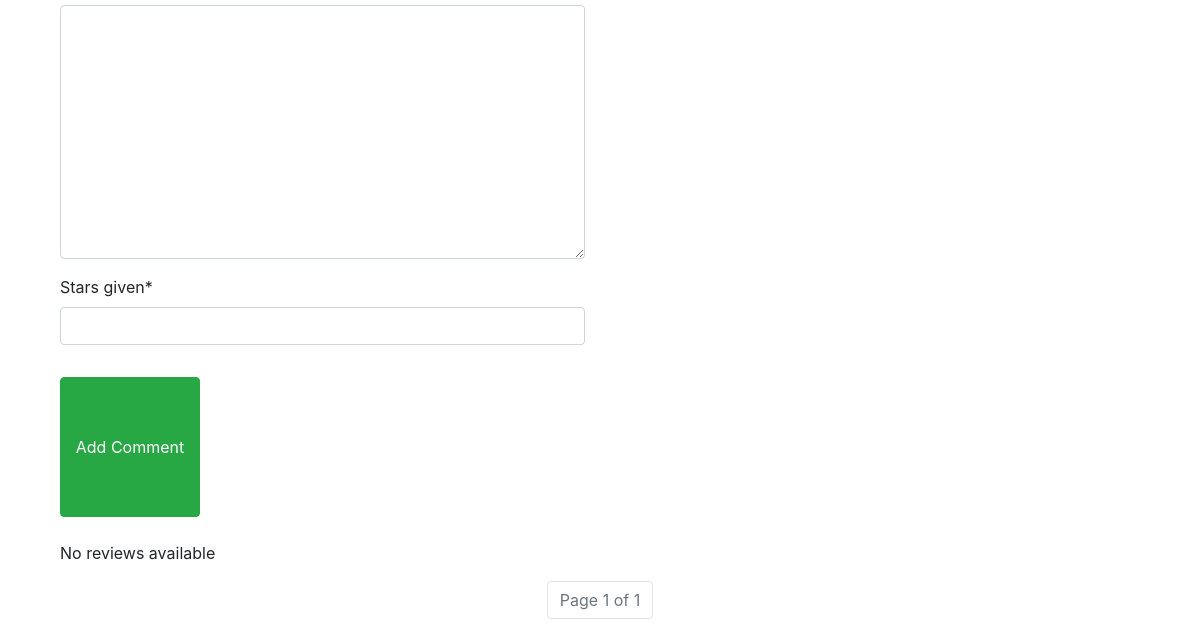
Before: /places/detail/1/ (lower part) with the older database file.
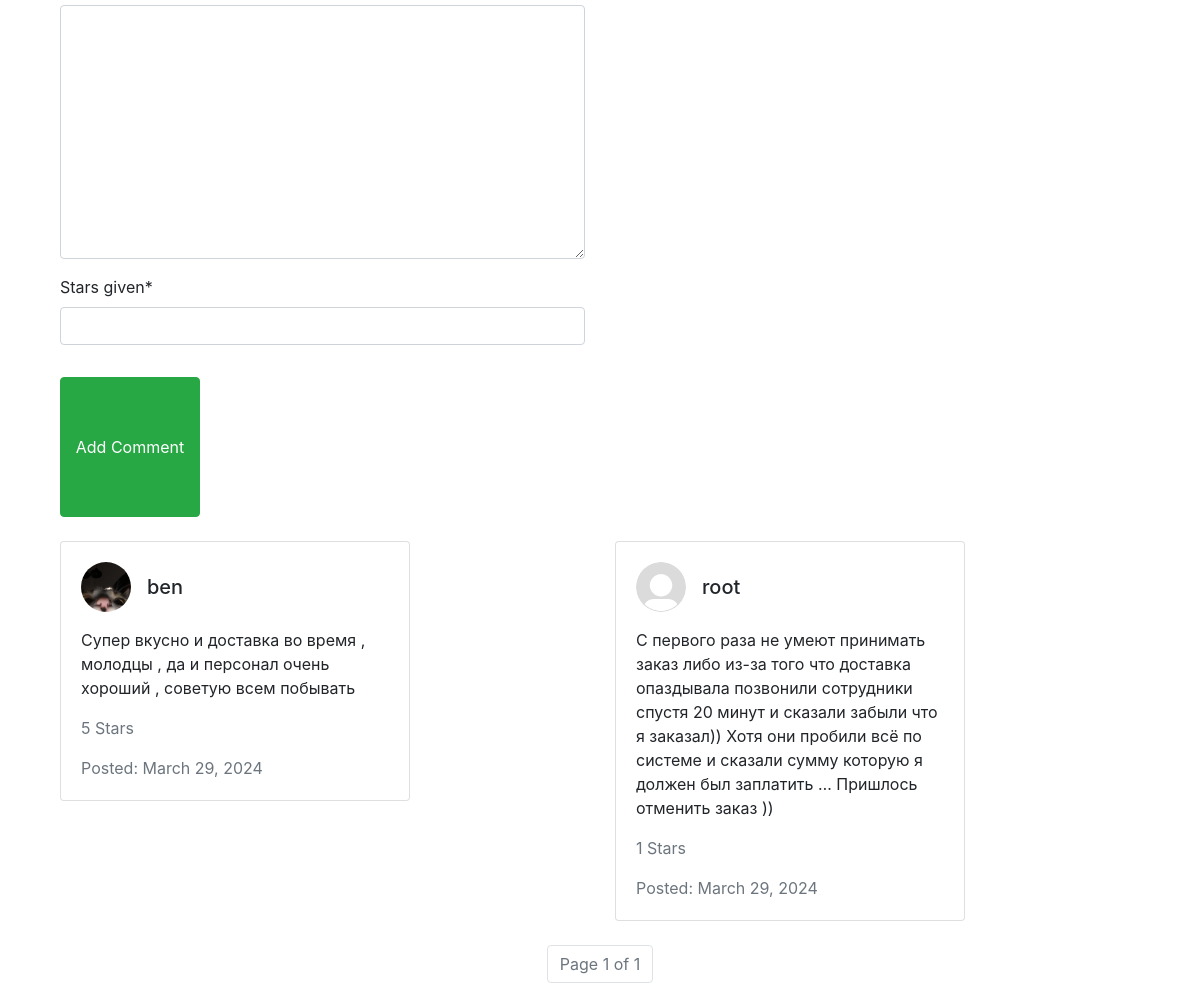
After: the same page with the newer database file.
### places/models.py (models this page shows, shortened)
class PlaceComment(models.Model):
    user = models.ForeignKey(User, on_delete=models.CASCADE)
    place = models.ForeignKey(Place, on_delete=models.CASCADE,related_name='reviews')
    comment = models.TextField()
    stars_given = models.IntegerField(validators=[MinValueValidator(1), MaxValueValidator(5)])
    created_at=models.DateField(default=timezone.now)

### users/models.py (models this page shows)
class User(AbstractUser):
    profile_image = models.ImageField(upload_to='profile_images/', default='profile_images/default.jpg')

### places/views.py (the view)
# urls.py: path('detail/<int:id>/', PlaceDetailView.as_view(), name='detail'),
class PlaceDetailView(DetailView):
    template_name = 'places/detail.html'
    queryset = Place.objects.all()
    context_object_name = 'place'
    pk_url_kwarg = 'id'
    def get_context_data(self, **kwargs):
        context = super().get_context_data(**kwargs)
        place = self.get_object()
        place_comment_form = PlaceCommentForm()
        comments = place.reviews.all().order_by('-created_at')
        paginator = Paginator(comments, 2)  # Пагинация
        page_number = self.request.GET.get('page')
        page_obj = paginator.get_page(page_number)
        context['page_obj'] = page_obj
        context['form'] = place_comment_form
        return context

### places/forms.py
class PlaceCommentForm(forms.ModelForm):
    stars_given = forms.IntegerField(max_value=5,min_value=1)
    class Meta:
        model = PlaceComment
        fields = ('comment', 'stars_given')

### places/templates/places/detail.html (shortened to what this page needs)
{% extends "base.html" %}
{% load crispy_forms_tags %}
{% block content %}
    <div class="container mt-5">
        <div class="row">
            <div class="col-md-6">
                <form action="{% url 'places:add_comment' place.id %}" method="post">
                    {{ form|crispy }}
                    <button type="submit" class="btn btn-success mt-3">Add Comment</button>
                </form>
            </div>
        </div>
        <div class="row mt-4">
            {% if place.reviews.all %}
                {% for review in page_obj %}
                    <div class="col-md-6 mb-4">
                        <div class="card">
                            <div class="card-body">
                                <div class="d-flex align-items-center mb-3">
                                    <img src="{{ review.user.profile_image.url }}" class="rounded-circle me-3" style="width: 50px; height: 50px;" alt="{{ review.user.username }}">
                                    <h5 class="card-title mb-0">{{ review.user.username }}</h5>
                                </div>
                                <p class="card-text">{{ review.comment }}</p>
                                <p class="card-text text-muted">{{ review.stars_given }} Stars</p>
                                <p class="card-text text-muted">Posted: {{ review.created_at }}</p>
                            </div>
                        </div>
                    </div>
                {% endfor %}
            {% else %}
                <div class="col-md-6">
                    <p>No reviews available</p>
                </div>
            {% endif %}
        </div>
    </div>
        <nav aria-label="Page navigation">
            <ul class="pagination justify-content-center">
                <li class="page-item disabled"><a class="page-link" href="#">Page {{ page_obj.number }} of {{ page_obj.paginator.num_pages }}</a></li>
            </ul>
        </nav>
    </div>
{% endblock %}

### templates/base.html (shortened to what this page needs)
<!DOCTYPE html>
{% load static %}
<html lang="en">
<head>
    <link href="https://cdn.jsdelivr.net/npm/bootstrap@5.3.3/dist/css/bootstrap.min.css" rel="stylesheet">
    <link rel="stylesheet" href="{% static 'css/users.css' %}">
</head>
<body>
<div class="container mt-5">
    {% block content %}{% endblock %}
<link href="https://maxcdn.bootstrapcdn.com/bootstrap/4.5.2/css/bootstrap.min.css" rel="stylesheet">
</body>
</html>

### static/css/users.css (style rules this page uses)
* { margin: 0; padding: 0 }
body { background-color: #000 }
.card { width: 350px; background-color: #efefef; border: none; cursor: pointer; transition: all 0.5s; }
.btn { height: 140px; width: 140px; border-radius: 50% }

Changed rows visible on the page:
added PlaceComment: user.profile_image (picture), user.username "ben", comment "Супер вкусно и доставка во время , молодцы , да и персонал очень хороший , советую всем побывать", stars_given "5", created_at "March 29, 2024"
added PlaceComment: user.profile_image (placeholder picture), user.username "root", comment "С первого раза не умеют принимать заказ либо из-за того что доставка опаздывала позвонили сотрудники спустя 20 минут и сказали забыли что я заказал)) Хотя они пробили всё по системе и сказали сумму которую я должен был заплатить … Пришлось отменить заказ ))", stars_given "1", created_at "March 29, 2024"
Other visible differences:
text no longer shown: "No reviews available"
